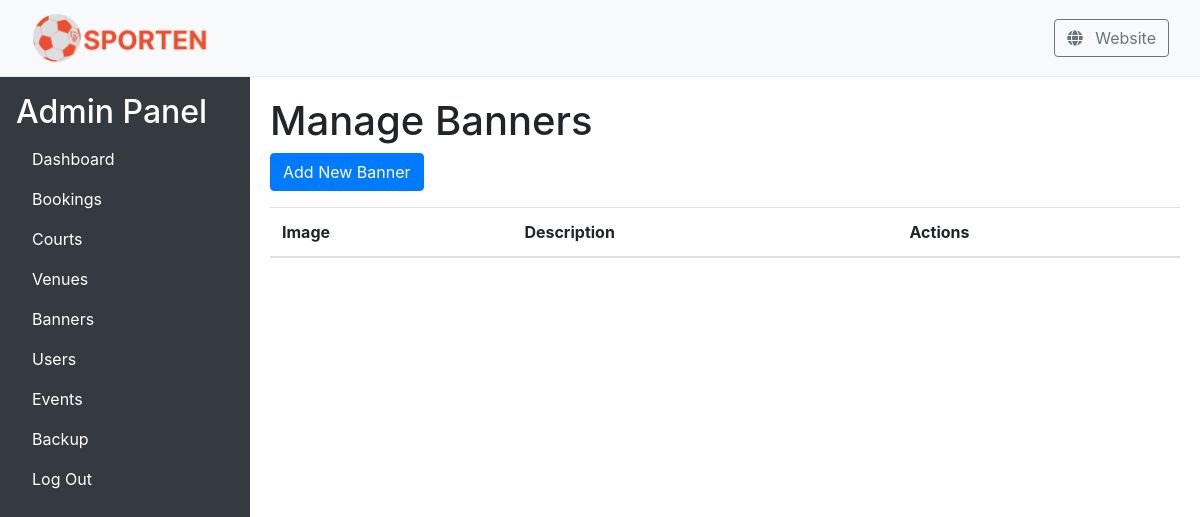
Page /adminpanel/banners/ (signed in) on the earlier database version.
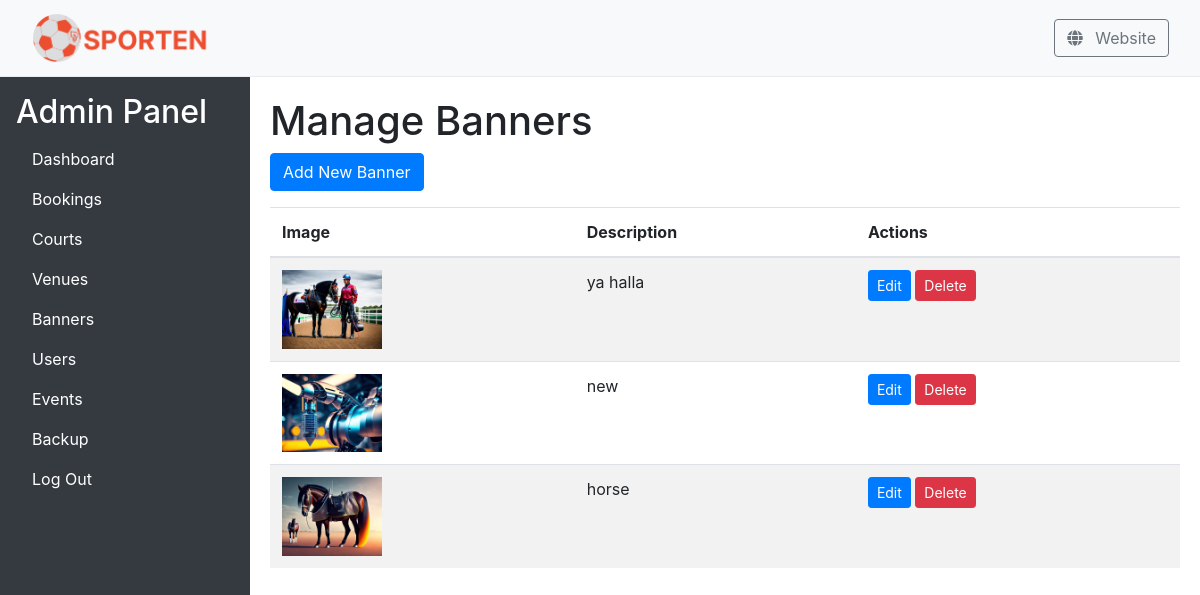
Same page on the later database version.
### base/models.py (models this page shows, shortened)
class BannerImage(models.Model):
    image = models.ImageField(upload_to='banners/')
    description = models.CharField(max_length=255, blank=True, null=True)

### base/views.py (the view)
# urls.py: path('adminpanel/banners/', views.admin_banners, name='admin_banners'),
@login_required
@user_passes_test(lambda u: u.is_superuser)
def admin_banners(request):
    banners = BannerImage.objects.all()
    return render(request, 'adminpanel/banners.html', {'banners': banners})

### base/templates/adminpanel/banners.html (shortened to what this page needs)
{% extends "adminpanel/base_admin.html" %}
{% load static %}
{% block content %}
    <h1>Manage Banners</h1>
    <a href="{% url 'add_banner' %}" class="btn btn-primary mb-3">Add New Banner</a>
    <table class="table table-striped">
        <thead>
            <tr>
                <th>Image</th>
                <th>Description</th>
                <th>Actions</th>
            </tr>
        </thead>
        <tbody>
            {% for banner in banners %}
            <tr>
                <td><img src="{{ banner.image.url }}" alt="{{ banner.description }}" style="width: 100px; height: auto;"></td>
                <td>{{ banner.description }}</td>
                <td>
                    <a href="{% url 'edit_banner' banner.id %}" class="btn btn-primary btn-sm">Edit</a>
                    <form action="{% url 'delete_banner' banner.id %}" method="post" style="display:inline;">
                        <button type="submit" class="btn btn-danger btn-sm">Delete</button>
                    </form>
                </td>
            </tr>
            {% endfor %}
        </tbody>
    </table>
{% endblock %}

### base/templates/adminpanel/base_admin.html (shortened to what this page needs)
<!DOCTYPE html>
<html lang="en">
<head>
    <link rel="stylesheet" href="https://stackpath.bootstrapcdn.com/bootstrap/4.5.2/css/bootstrap.min.css">
    <link rel="stylesheet" href="https://gitcdn.github.io/bootstrap-toggle/2.2.2/css/bootstrap-toggle.min.css">
    <link rel="stylesheet" href="https://cdnjs.cloudflare.com/ajax/libs/font-awesome/5.15.3/css/all.min.css">
</head>
<body>
    {% load static %}
    <header class="navbar">
        <nav class="container-fluid">
            <a class="navbar-brand" href="{% url 'load_home' %}">
                <img src="{% static 'images/SPORTEN Logo.png' %}" alt="SPORTEN Logo">
            </a>
            <div class="ml-auto website-link">
                <a href="{% url 'load_home' %}" class="btn btn-outline-secondary">
                    <i class="fas fa-globe"></i> Website
                </a>
            </div>
        </nav>
    </header>
    <div class="wrapper">
        <div class="sidebar p-3">
            <h2>Admin Panel</h2>
            <ul class="nav flex-column">
                <li class="nav-item">
                    <a class="nav-link" href="{% url 'admin_dashboard' %}">Dashboard</a>
                </li>
                <li class="nav-item">
                    <a class="nav-link" href="{% url 'admin_bookings' %}">Bookings</a>
                </li>
                <li class="nav-item">
                    <a class="nav-link" href="{% url 'admin_courts' %}">Courts</a>
                </li>
                <li class="nav-item">
                    <a class="nav-link" href="{% url 'admin_venues' %}">Venues</a>
                </li>
                <li class="nav-item">
                    <a class="nav-link" href="{% url 'admin_banners' %}"> Banners</a>
                </li>
                <li class="nav-item">
                    <a class="nav-link" href="{% url 'admin_users' %}">Users</a>
                </li>
                <li class="nav-item">
                    <a class="nav-link" href="{% url 'events' %}">Events</a>
                </li>
                <li class="nav-item">
                    <a class="nav-link" href="{% url 'admin_backup' %}">Backup</a>
                </li>
                <li class="nav-item">
                    <a class="nav-link" href="{% url 'logoutPage' %}">Log Out</a>
                </li>
            </ul>
        </div>
        <div class="content">
            {% block content %}{% endblock %}
        </div>
    </div>
</body>
</html>

### base/templates/adminpanel/base_admin.html (style rules this page uses)
body, html { height: 100%; margin: 0; }
.wrapper { display: flex; width: 100%; height: 100%; }
.sidebar { background-color: #343a40; color: white; width: 250px; height: 100vh; flex-shrink: 0; }
.content { flex-grow: 1; padding: 20px; overflow-y: auto; }
.nav-link { color: white; }
.navbar { background-color: #f8f9fa; padding: 0.5rem 1rem; border-bottom: 1px solid #e9ecef; }
.navbar-brand img { height: 50px; }
.website-link { display: flex; align-items: center; }
.website-link i { margin-right: 0.5rem; }

Differences in the rows shown:
added BannerImage: image (picture), description "ya halla"
added BannerImage: image (picture), description "new"
added BannerImage: image (picture), description "horse"
